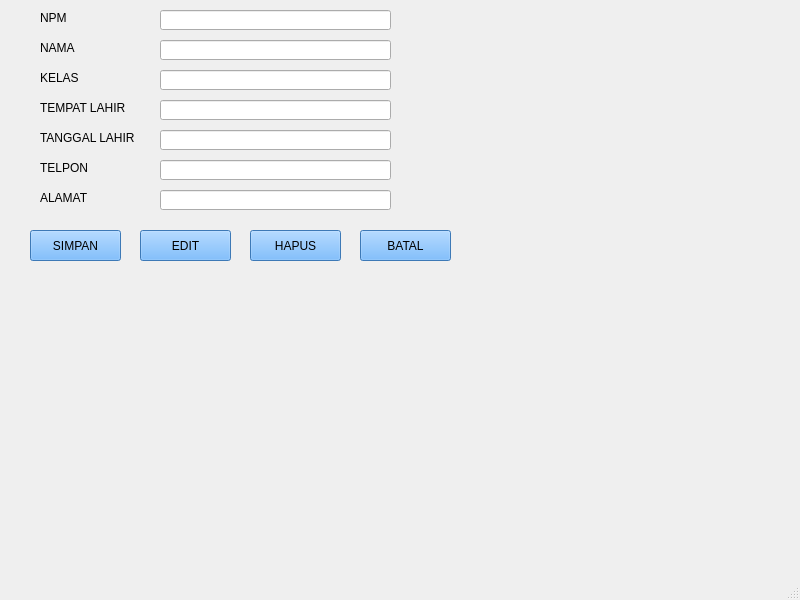
<?xml version="1.0" encoding="UTF-8"?>
<ui version="4.0">
 <class>MainWindow</class>
 <widget class="QMainWindow" name="MainWindow">
  <property name="geometry">
   <rect>
    <x>0</x>
    <y>0</y>
    <width>800</width>
    <height>600</height>
   </rect>
  </property>
  <property name="windowTitle">
   <string>MainWindow</string>
  </property>
  <widget class="QWidget" name="centralwidget">
   <widget class="QLabel" name="label">
    <property name="geometry">
     <rect>
      <x>40</x>
      <y>10</y>
      <width>51</width>
      <height>16</height>
     </rect>
    </property>
    <property name="styleSheet">
     <string notr="true">font: 75 10pt &quot;Times New Roman&quot;;
font: 75 11pt &quot;MS Shell Dlg 2&quot;;</string>
    </property>
    <property name="text">
     <string>NPM</string>
    </property>
   </widget>
   <widget class="QLabel" name="label_2">
    <property name="geometry">
     <rect>
      <x>40</x>
      <y>40</y>
      <width>41</width>
      <height>16</height>
     </rect>
    </property>
    <property name="styleSheet">
     <string notr="true">font: 75 10pt &quot;Times New Roman&quot;;
font: 75 11pt &quot;MS Shell Dlg 2&quot;;</string>
    </property>
    <property name="text">
     <string>NAMA</string>
    </property>
   </widget>
   <widget class="QLabel" name="label_3">
    <property name="geometry">
     <rect>
      <x>40</x>
      <y>70</y>
      <width>41</width>
      <height>16</height>
     </rect>
    </property>
    <property name="styleSheet">
     <string notr="true">font: 75 10pt &quot;Times New Roman&quot;;
font: 75 11pt &quot;MS Shell Dlg 2&quot;;</string>
    </property>
    <property name="text">
     <string>KELAS</string>
    </property>
   </widget>
   <widget class="QLabel" name="label_4">
    <property name="geometry">
     <rect>
      <x>40</x>
      <y>100</y>
      <width>101</width>
      <height>16</height>
     </rect>
    </property>
    <property name="styleSheet">
     <string notr="true">font: 75 10pt &quot;Times New Roman&quot;;
font: 75 11pt &quot;MS Shell Dlg 2&quot;;</string>
    </property>
    <property name="text">
     <string>TEMPAT LAHIR</string>
    </property>
   </widget>
   <widget class="QLabel" name="label_5">
    <property name="geometry">
     <rect>
      <x>40</x>
      <y>130</y>
      <width>101</width>
      <height>16</height>
     </rect>
    </property>
    <property name="styleSheet">
     <string notr="true">font: 75 10pt &quot;Times New Roman&quot;;
font: 75 11pt &quot;MS Shell Dlg 2&quot;;</string>
    </property>
    <property name="text">
     <string>TANGGAL LAHIR</string>
    </property>
   </widget>
   <widget class="QLabel" name="label_6">
    <property name="geometry">
     <rect>
      <x>40</x>
      <y>160</y>
      <width>91</width>
      <height>16</height>
     </rect>
    </property>
    <property name="styleSheet">
     <string notr="true">font: 75 10pt &quot;Times New Roman&quot;;
font: 75 11pt &quot;MS Shell Dlg 2&quot;;</string>
    </property>
    <property name="text">
     <string>TELPON</string>
    </property>
   </widget>
   <widget class="QLabel" name="label_7">
    <property name="geometry">
     <rect>
      <x>40</x>
      <y>190</y>
      <width>81</width>
      <height>16</height>
     </rect>
    </property>
    <property name="styleSheet">
     <string notr="true">font: 75 10pt &quot;Times New Roman&quot;;
font: 75 11pt &quot;MS Shell Dlg 2&quot;;</string>
    </property>
    <property name="text">
     <string>ALAMAT</string>
    </property>
   </widget>
   <widget class="QLineEdit" name="lineEdit">
    <property name="geometry">
     <rect>
      <x>160</x>
      <y>10</y>
      <width>231</width>
      <height>20</height>
     </rect>
    </property>
    <property name="text">
     <string/>
    </property>
   </widget>
   <widget class="QLineEdit" name="lineEdit_2">
    <property name="geometry">
     <rect>
      <x>160</x>
      <y>40</y>
      <width>231</width>
      <height>20</height>
     </rect>
    </property>
    <property name="text">
     <string/>
    </property>
   </widget>
   <widget class="QLineEdit" name="lineEdit_3">
    <property name="geometry">
     <rect>
      <x>160</x>
      <y>70</y>
      <width>231</width>
      <height>20</height>
     </rect>
    </property>
    <property name="text">
     <string/>
    </property>
   </widget>
   <widget class="QLineEdit" name="lineEdit_4">
    <property name="geometry">
     <rect>
      <x>160</x>
      <y>100</y>
      <width>231</width>
      <height>20</height>
     </rect>
    </property>
    <property name="text">
     <string/>
    </property>
   </widget>
   <widget class="QLineEdit" name="lineEdit_5">
    <property name="geometry">
     <rect>
      <x>160</x>
      <y>130</y>
      <width>231</width>
      <height>20</height>
     </rect>
    </property>
    <property name="text">
     <string/>
    </property>
   </widget>
   <widget class="QLineEdit" name="lineEdit_6">
    <property name="geometry">
     <rect>
      <x>160</x>
      <y>160</y>
      <width>231</width>
      <height>20</height>
     </rect>
    </property>
    <property name="text">
     <string/>
    </property>
   </widget>
   <widget class="QLineEdit" name="lineEdit_7">
    <property name="geometry">
     <rect>
      <x>160</x>
      <y>190</y>
      <width>231</width>
      <height>20</height>
     </rect>
    </property>
    <property name="text">
     <string/>
    </property>
   </widget>
   <widget class="QPushButton" name="pushButton">
    <property name="geometry">
     <rect>
      <x>30</x>
      <y>230</y>
      <width>91</width>
      <height>31</height>
     </rect>
    </property>
    <property name="styleSheet">
     <string notr="true">background-color: rgb(85, 170, 255);
font: 75 12pt &quot;MS Shell Dlg 2&quot;;</string>
    </property>
    <property name="text">
     <string>SIMPAN</string>
    </property>
   </widget>
   <widget class="QPushButton" name="pushButton_2">
    <property name="geometry">
     <rect>
      <x>140</x>
      <y>230</y>
      <width>91</width>
      <height>31</height>
     </rect>
    </property>
    <property name="styleSheet">
     <string notr="true">background-color: rgb(85, 170, 255);
font: 75 12pt &quot;MS Shell Dlg 2&quot;;</string>
    </property>
    <property name="text">
     <string>EDIT</string>
    </property>
   </widget>
   <widget class="QPushButton" name="pushButton_3">
    <property name="geometry">
     <rect>
      <x>250</x>
      <y>230</y>
      <width>91</width>
      <height>31</height>
     </rect>
    </property>
    <property name="styleSheet">
     <string notr="true">background-color: rgb(85, 170, 255);
font: 75 12pt &quot;MS Shell Dlg 2&quot;;</string>
    </property>
    <property name="text">
     <string>HAPUS</string>
    </property>
   </widget>
   <widget class="QPushButton" name="pushButton_4">
    <property name="geometry">
     <rect>
      <x>360</x>
      <y>230</y>
      <width>91</width>
      <height>31</height>
     </rect>
    </property>
    <property name="styleSheet">
     <string notr="true">background-color: rgb(85, 170, 255);
font: 75 12pt &quot;MS Shell Dlg 2&quot;;</string>
    </property>
    <property name="text">
     <string>BATAL</string>
    </property>
   </widget>
  </widget>
  <widget class="QMenuBar" name="menubar">
   <property name="geometry">
    <rect>
     <x>0</x>
     <y>0</y>
     <width>800</width>
     <height>18</height>
    </rect>
   </property>
  </widget>
  <widget class="QStatusBar" name="statusbar"/>
 </widget>
 <resources/>
 <connections/>
</ui>
